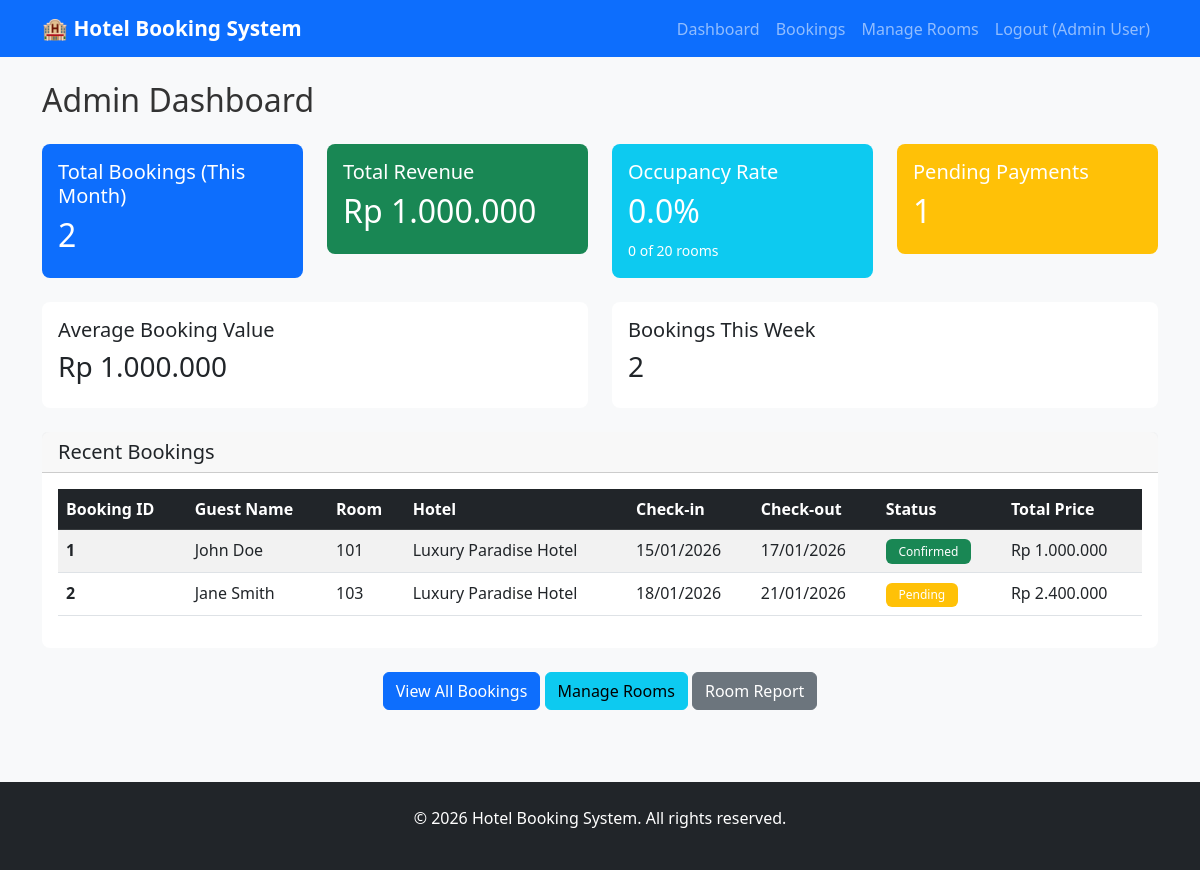
Screenshot of /pages/admin/dashboard.php (signed in) with the database file from the repository.
### tables this page shows
CREATE TABLE IF NOT EXISTS Bookings (
    booking_id INT AUTO_INCREMENT PRIMARY KEY,
    user_id INT NOT NULL,
    room_id INT NOT NULL,
    check_in_date DATE NOT NULL,
    check_out_date DATE NOT NULL,
    num_guests INT NOT NULL CHECK (num_guests > 0),
    booking_status ENUM('pending', 'confirmed', 'cancelled', 'completed') NOT NULL DEFAULT 'pending',
    total_price DECIMAL(10,2) NOT NULL CHECK (total_price >= 0),
    booking_date DATETIME DEFAULT CURRENT_TIMESTAMP,
    special_requests TEXT,
    FOREIGN KEY (user_id) REFERENCES Users(user_id) ON DELETE CASCADE,
    FOREIGN KEY (room_id) REFERENCES Rooms(room_id) ON DELETE CASCADE,
    INDEX idx_user_id (user_id),
    INDEX idx_room_id (room_id),
    INDEX idx_booking_status (booking_status),
    INDEX idx_check_in_date (check_in_date),
    INDEX idx_booking_date (booking_date)
);

CREATE TABLE IF NOT EXISTS Users (
    user_id INT AUTO_INCREMENT PRIMARY KEY,
    full_name VARCHAR(100) NOT NULL,
    email VARCHAR(100) NOT NULL UNIQUE,
    phone VARCHAR(20),
    password_hash VARCHAR(255) NOT NULL,
    user_type ENUM('guest', 'admin') NOT NULL DEFAULT 'guest',
    date_created DATETIME DEFAULT CURRENT_TIMESTAMP,
    is_active BOOLEAN DEFAULT TRUE,
    INDEX idx_email (email),
    INDEX idx_user_type (user_type)
);

CREATE TABLE IF NOT EXISTS Rooms (
    room_id INT AUTO_INCREMENT PRIMARY KEY,
    hotel_id INT NOT NULL,
    room_number VARCHAR(10) NOT NULL,
    room_type ENUM('single', 'double', 'suite') NOT NULL,
    capacity INT NOT NULL CHECK (capacity > 0),
    price_per_night DECIMAL(10,2) NOT NULL CHECK (price_per_night > 0),
    amenities TEXT,
    is_available BOOLEAN DEFAULT TRUE,
    floor_number INT,
    FOREIGN KEY (hotel_id) REFERENCES Hotels(hotel_id) ON DELETE CASCADE,
    UNIQUE KEY unique_room_per_hotel (hotel_id, room_number),
    INDEX idx_room_type (room_type),
    INDEX idx_availability (is_available)
);

CREATE TABLE IF NOT EXISTS Hotels (
    hotel_id INT AUTO_INCREMENT PRIMARY KEY,
    hotel_name VARCHAR(150) NOT NULL,
    location VARCHAR(200) NOT NULL,
    city VARCHAR(100) NOT NULL,
    phone VARCHAR(20),
    email VARCHAR(100),
    rating DECIMAL(2,1) DEFAULT 0,
    total_rooms INT,
    description TEXT,
    INDEX idx_city (city)
);

### classes/User.php (called while the page is built, shortened)
<?php
require_once __DIR__ . '/../config/database.php';
class User {
    public static function isLoggedIn() {
        return isset($_SESSION['user_id']) && isset($_SESSION['user_type']);
    }
    public static function isAdmin() {
        return self::isLoggedIn() && $_SESSION['user_type'] === 'admin';
    }
}
?>

### classes/Database.php (called while the page is built, shortened)
<?php
class Database {
    private $conn;
    private $host;
    private $user;
    private $pass;
    private $db;
    public function __construct($host, $user, $pass, $db) {
        $this->host = $host;
        $this->user = $user;
        $this->pass = $pass;
        $this->db = $db;
    }
    private function connect() {
        try {
            $this->conn = new mysqli($this->host, $this->user, $this->pass, $this->db);
            $this->conn->set_charset("utf8mb4");
        } catch (Exception $e) {
            error_log("Database connection error: " . $e->getMessage());
            die("Database connection failed. Please try again later.");
        }
    }
    public function query($sql) {
        return $this->conn->query($sql);
    }
}
?>

### classes/Booking.php (called while the page is built, shortened)
<?php
require_once __DIR__ . '/../config/database.php';
class Booking {
    private $db;
    private $table = 'Bookings';
    public function __construct($database) {
        $this->db = $database;
    }
    public function getBookingStats() {
        try {
            $stats = array();
            $result = $this->db->query("SELECT COUNT(*) as count FROM {$this->table}
                                        WHERE booking_date >= DATE_SUB(NOW(), INTERVAL 7 DAY)");
            $stats['bookings_this_week'] = $result->fetch_assoc()['count'];
            $result = $this->db->query("SELECT COUNT(*) as count FROM {$this->table}
                                        WHERE MONTH(booking_date) = MONTH(NOW()) AND YEAR(booking_date) = YEAR(NOW())");
            $stats['bookings_this_month'] = $result->fetch_assoc()['count'];
            $result = $this->db->query("SELECT COUNT(DISTINCT b.booking_id) as count FROM {$this->table} b
                                        JOIN Payments p ON b.booking_id = p.booking_id
                                        WHERE p.payment_status = 'pending'");
            $stats['pending_payments'] = $result->fetch_assoc()['count'];
            $result = $this->db->query("SELECT SUM(total_price) as revenue FROM {$this->table}
                                        WHERE booking_status IN ('confirmed', 'completed')");
            $revenue = $result->fetch_assoc();
            $stats['total_revenue'] = $revenue['revenue'] ?: 0;
            $result = $this->db->query("SELECT AVG(total_price) as avg FROM {$this->table}
                                        WHERE booking_status IN ('confirmed', 'completed')");
            $avg = $result->fetch_assoc();
            $stats['avg_booking_value'] = $avg['avg'] ?: 0;
            return $stats;
        } catch (Exception $e) {
            error_log("Get booking stats error: " . $e->getMessage());
            return array();
        }
    }
}
?>

### includes/functions.php (called while the page is built, shortened)
<?php
require_once __DIR__ . '/../config/database.php';
function formatCurrency($amount) {
    return 'Rp ' . number_format($amount, 0, ',', '.');
}
function formatDate($date) {
    return date('d/m/Y', strtotime($date));
}
?>

### pages/admin/dashboard.php (the view, shortened to what this page needs)
<?php
require_once __DIR__ . '/../../config/database.php';
require_once __DIR__ . '/../../includes/functions.php';
require_once __DIR__ . '/../../classes/Database.php';
require_once __DIR__ . '/../../classes/User.php';
require_once __DIR__ . '/../../classes/Booking.php';
$database = new Database(DB_HOST, DB_USER, DB_PASS, DB_NAME);
$bookingObj = new Booking($database);
$stats = $bookingObj->getBookingStats();
$result = $database->query("SELECT COUNT(*) as count FROM Rooms");
$totalRooms = $result->fetch_assoc()['count'];
$result = $database->query("SELECT COUNT(DISTINCT room_id) as count FROM Bookings
                            WHERE booking_status IN ('confirmed', 'completed')
                            AND check_in_date <= CURDATE()
                            AND check_out_date > CURDATE()");
$occupiedRooms = $result->fetch_assoc()['count'];
$occupancyRate = $totalRooms > 0 ? ($occupiedRooms / $totalRooms) * 100 : 0;
$result = $database->query("SELECT b.*, u.full_name, r.room_number, h.hotel_name
                            FROM Bookings b
                            JOIN Users u ON b.user_id = u.user_id
                            JOIN Rooms r ON b.room_id = r.room_id
                            JOIN Hotels h ON r.hotel_id = h.hotel_id
                            ORDER BY b.booking_date DESC
                            LIMIT 10");
$recentBookings = $result->fetch_all(MYSQLI_ASSOC);
include __DIR__ . '/../../includes/header.php';
?>
<h2 class="mb-4">Admin Dashboard</h2>
<div class="row mb-4">
    <div class="col-md-3">
        <div class="card bg-primary text-white">
            <div class="card-body">
                <h5 class="card-title">Total Bookings (This Month)</h5>
                <h2><?php echo $stats['bookings_this_month']; ?></h2>
            </div>
        </div>
    </div>
    <div class="col-md-3">
        <div class="card bg-success text-white">
            <div class="card-body">
                <h5 class="card-title">Total Revenue</h5>
                <h2><?php echo formatCurrency($stats['total_revenue']); ?></h2>
            </div>
        </div>
    </div>
    <div class="col-md-3">
        <div class="card bg-info text-white">
            <div class="card-body">
                <h5 class="card-title">Occupancy Rate</h5>
                <h2><?php echo number_format($occupancyRate, 1); ?>%</h2>
                <small><?php echo $occupiedRooms; ?> of <?php echo $totalRooms; ?> rooms</small>
            </div>
        </div>
    </div>
    <div class="col-md-3">
        <div class="card bg-warning text-white">
            <div class="card-body">
                <h5 class="card-title">Pending Payments</h5>
                <h2><?php echo $stats['pending_payments']; ?></h2>
            </div>
        </div>
    </div>
</div>
<div class="row mb-4">
    <div class="col-md-6">
        <div class="card">
            <div class="card-body">
                <h5>Average Booking Value</h5>
                <h3><?php echo formatCurrency($stats['avg_booking_value']); ?></h3>
            </div>
        </div>
    </div>
    <div class="col-md-6">
        <div class="card">
            <div class="card-body">
                <h5>Bookings This Week</h5>
                <h3><?php echo $stats['bookings_this_week']; ?></h3>
            </div>
        </div>
    </div>
</div>
<div class="card">
    <div class="card-header">
        <h5 class="mb-0">Recent Bookings</h5>
    </div>
    <div class="card-body">
        <div class="table-responsive">
            <table class="table table-striped">
                <thead class="table-dark">
                    <tr>
                        <th>Booking ID</th>
                        <th>Guest Name</th>
                        <th>Room</th>
                        <th>Hotel</th>
                        <th>Check-in</th>
                        <th>Check-out</th>
                        <th>Status</th>
                        <th>Total Price</th>
                    </tr>
                </thead>
                <tbody>
                    <?php foreach ($recentBookings as $booking): ?>
                        <tr>
                            <td><strong><?php echo $booking['booking_id']; ?></strong></td>
                            <td><?php echo $booking['full_name']; ?></td>
                            <td><?php echo $booking['room_number']; ?></td>
                            <td><?php echo $booking['hotel_name']; ?></td>
                            <td><?php echo formatDate($booking['check_in_date']); ?></td>
                            <td><?php echo formatDate($booking['check_out_date']); ?></td>
                            <td>
                                <?php
                                $statusColor = 'secondary';
                                if ($booking['booking_status'] === 'confirmed') $statusColor = 'success';
                                elseif ($booking['booking_status'] === 'pending') $statusColor = 'warning';
                                elseif ($booking['booking_status'] === 'cancelled') $statusColor = 'danger';
                                elseif ($booking['booking_status'] === 'completed') $statusColor = 'info';
                                ?>
                                <span class="badge bg-<?php echo $statusColor; ?>"><?php echo ucfirst($booking['booking_status']); ?></span>
                            </td>
                            <td><?php echo formatCurrency($booking['total_price']); ?></td>
                        </tr>
                    <?php endforeach; ?>
                </tbody>
            </table>
        </div>
    </div>
</div>
<div class="text-center mt-4">
    <a href="<?php echo SITE_URL; ?>pages/admin/view_bookings.php" class="btn btn-primary">View All Bookings</a>
    <a href="<?php echo SITE_URL; ?>pages/admin/manage_rooms.php" class="btn btn-info">Manage Rooms</a>
    <a href="<?php echo SITE_URL; ?>pages/admin/room_report.php" class="btn btn-secondary">Room Report</a>
</div>
<?php include __DIR__ . '/../../includes/footer.php'; ?>

### includes/header.php (shortened to what this page needs)
<!DOCTYPE html>
<html lang="en">
<head>
    <link href="https://cdn.jsdelivr.net/npm/bootstrap@5.3.0/dist/css/bootstrap.min.css" rel="stylesheet">
    <link rel="stylesheet" href="<?php echo SITE_URL; ?>assets/css/style.css">
</head>
<body>
    <nav class="navbar navbar-expand-lg navbar-dark bg-primary">
        <div class="container">
            <a class="navbar-brand" href="<?php echo SITE_URL; ?>">🏨 <?php echo SITE_NAME; ?></a>
            <div class="collapse navbar-collapse" id="navbarNav">
                <ul class="navbar-nav ms-auto">
                    <?php if (\User::isLoggedIn()): ?>
                        <?php if (\User::isAdmin()): ?>
                            <li class="nav-item"><a class="nav-link" href="<?php echo SITE_URL; ?>pages/admin/dashboard.php">Dashboard</a></li>
                            <li class="nav-item"><a class="nav-link" href="<?php echo SITE_URL; ?>pages/admin/view_bookings.php">Bookings</a></li>
                            <li class="nav-item"><a class="nav-link" href="<?php echo SITE_URL; ?>pages/admin/manage_rooms.php">Manage Rooms</a></li>
                        <?php else: ?>
                            <li class="nav-item"><a class="nav-link" href="<?php echo SITE_URL; ?>pages/guest/search_rooms.php">Search Rooms</a></li>
                            <li class="nav-item"><a class="nav-link" href="<?php echo SITE_URL; ?>pages/guest/my_bookings.php">My Bookings</a></li>
                        <?php endif; ?>
                        <li class="nav-item"><a class="nav-link" href="<?php echo SITE_URL; ?>pages/common/logout.php">Logout (<?php echo $_SESSION['full_name']; ?>)</a></li>
                    <?php else: ?>
                        <li class="nav-item"><a class="nav-link" href="<?php echo SITE_URL; ?>pages/guest/login.php">Login</a></li>
                        <li class="nav-item"><a class="nav-link" href="<?php echo SITE_URL; ?>pages/guest/register.php">Register</a></li>
                    <?php endif; ?>
                </ul>
            </div>
        </div>
    </nav>
    <main class="py-4">
        <div class="container">

### includes/footer.php (shortened to what this page needs)
        </div>
    </main>
    <footer class="bg-dark text-white py-4 mt-5">
        <div class="container text-center">
            <p>&copy; 2026 <?php echo SITE_NAME; ?>. All rights reserved.</p>
        </div>
    </footer>
</body>
</html>

### assets/css/style.css (style rules this page uses)
:root { --primary-color: #0d6efd; --success-color: #198754; --danger-color: #dc3545; --warning-color: #ffc107; --info-color: #0dcaf0; }
* { margin: 0; padding: 0; box-sizing: border-box; }
body { font-family: 'Segoe UI', Tahoma, Geneva, Verdana, sans-serif; background-color: #f8f9fa; color: #333; }
main { min-height: calc(100vh - 200px); }
.navbar-brand { font-weight: 600; font-size: 1.3rem; }
.card { border: none; border-radius: 0.5rem; transition: transform 0.3s ease, box-shadow 0.3s ease; }
.card-header { border-radius: 0.5rem 0.5rem 0 0; font-weight: 600; }
.btn { border-radius: 0.375rem; font-weight: 500; transition: all 0.3s ease; }
.table { background-color: white; border-radius: 0.375rem; }
.table thead { background-color: #333; color: white; }
.table tbody tr { transition: background-color 0.2s ease; }
.badge { padding: 0.4rem 0.8rem; border-radius: 0.375rem; font-weight: 500; }
footer { background-color: #212529 !important; color: white; margin-top: auto; }

### rows the page displays
bookings: user "2", total_price "Rp 1.000.000", booking_id "1", user.full_name "John Doe", room.room_number "101", hotels.hotel_name "Luxury Paradise Hotel", check_in_date "15/01/2026", check_out_date "17/01/2026", booking_status "Confirmed"
bookings: booking_id "2", user.full_name "Jane Smith", room.room_number "103", hotels.hotel_name "Luxury Paradise Hotel", check_in_date "18/01/2026", check_out_date "21/01/2026", booking_status "Pending", total_price "Rp 2.400.000"

### other values shown
SITE_NAME "Hotel Booking System"
$_SESSION['full_name'] "Admin User"
$occupancyRate "0.0"
$occupiedRooms "0"
$totalRooms "20"
$stats['pending_payments'] "1"
formatCurrency($stats['avg_booking_value']) "Rp 1.000.000"
